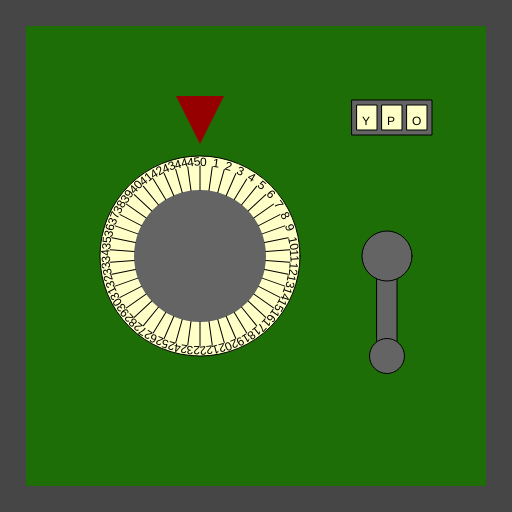
Frame 1 (no input)
Frame 60 (no input): identical to frame 1, image omitted
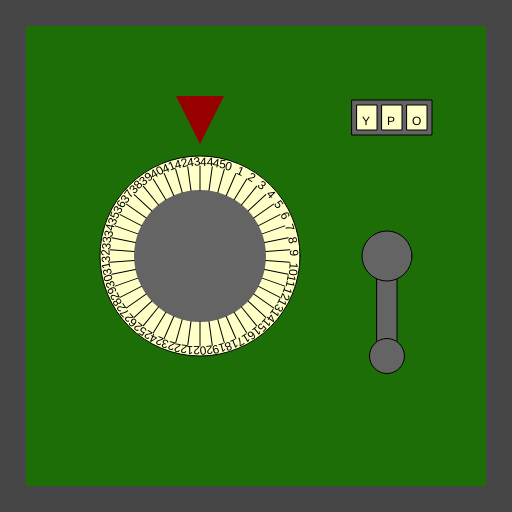
Frame 120 (the mouse pressed at the canvas centre since frame 60)

The p5.js sketch that drew these frames (run headless with seeded random() and noise() and a simulated clock; from frame 60 on, the mouse is pressed at the canvas centre):

// p5.js sketch
// ── sketch.js
/*

Officer: 9737215
CaseNum: 303-1-91563221-9737215

Case 303 - The Case of the Crooked Attorney
Stage 2 - Torvalds' House

This safe is in Torvalds’ home study. Be careful. If you get caught, I don’t know you !

Crack this safe by doing the following:

	When the mouse button is pressed:
	- Decrement RestrictedLockerComb_0 by 2

	When any key is released:
	- Increment RestrictedLockerComb_1 by 2

	Whilst the mouse is being dragged:
	- Make RestrictedLockerComb_2 equal to the string "LTF"

	Whilst the mouse is moving:
	- Make RestrictedLockerComb_2 equal to the string "YPO"



This time you'll need to create the relevant event handlers yourself.

There are many possible ways of investigating this case, but you
should use ONLY the following commands:

	- The assignment operator aka. the equals sign !
	- Incrementing +=
	- Decrementing -=

*/

//declare the variables

var RestrictedLockerComb_0;
var RestrictedLockerComb_1;
var RestrictedLockerComb_2;


function preload() {
	//IMAGES WILL BE LOADED HERE

}

function setup() {
	createCanvas(512, 512);

	//initialise the variables
	RestrictedLockerComb_0 = 0;
	RestrictedLockerComb_1 = 0;
	RestrictedLockerComb_2 = "";

}

///////////////////EVENT HANDLERS///////////////////

function mousePressed() {
	RestrictedLockerComb_0 -= 2;

}

function keyReleased() {
	RestrictedLockerComb_1 += 2;
}

function mouseDragged() {
	RestrictedLockerComb_2 = "LTF";
}

function mouseMoved() {
	RestrictedLockerComb_2 = "YPO";
}

///////////////DO NOT CHANGE CODE BELOW THIS POINT///////////////////

function draw() {

	//Draw the safe door
	background(70);
	noStroke();
	fill(29, 110, 6);
	rect(26, 26, width - 52, width - 52);

	//Draw the combination dial
	push();
	translate(200, height / 2);
	drawDial(200, RestrictedLockerComb_0, 46);
	pop();

	//Draw the lever
	push();
	translate(width - 125, 256);
	drawLever(RestrictedLockerComb_1);
	pop();

	//Draw the spinner
	push();
	translate(width - 120, 100);
	drawSpinner(3, RestrictedLockerComb_2);
	pop();

}

function drawDial(diameter, num, maxNum) {
	//the combination lock

	var r = diameter * 0.5;
	var p = r * 0.6;

	stroke(0);
	fill(255, 255, 200);
	ellipse(0, 0, diameter, diameter);
	fill(100);
	noStroke();
	ellipse(0, 0, diameter * 0.66, diameter * 0.66);
	fill(150, 0, 0);
	triangle(
		-p * 0.4, -r - p,
		p * 0.4, -r - p,
		0, -r - p / 5
	);

	noStroke();

	push();
	var inc = 360 / maxNum;

	rotate(radians(-num * inc));
	for (var i = 0; i < maxNum; i++) {
		push();
		rotate(radians(i * inc));
		stroke(0);
		line(0, -r * 0.66, 0, -(r - 10));
		noStroke();
		fill(0);
		text(i, 0, -(r - 10));
		pop();
	}

	pop();
}

function drawLever(rot) {
	push();
	rotate(radians(-rot))
	stroke(0);
	fill(100);
	rect(-10, 0, 20, 100);
	ellipse(0, 0, 50, 50);
	ellipse(0, 100, 35, 35);
	pop();
}

function drawSpinner(numSpinners, val) {
	var sw = 20;
	var ow = (sw + 5) * numSpinners + 5;
	stroke(0);
	fill(100);
	rect(-ow / 2, 0, ow, 35);
	if (typeof (val) == "number") {
		val = floor(val).toString(); //convert to string
	}


	for (var d = numSpinners - val.length; d > 0; d--) {
		val = "-" + val;
	}

	for (var i = 0; i < numSpinners; i++) {
		stroke(0);
		fill(255, 255, 200);
		rect(-ow / 2 + i * (sw + 5) + 5, 5, 20, 25);
		fill(0);
		noStroke();
		text(val[i], -ow / 2 + sw / 2 + i * (sw + 5), 25);
	}

}
